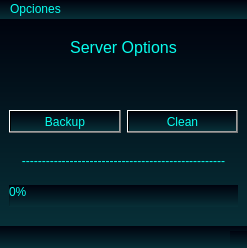
<?xml version="1.0" encoding="UTF-8"?>
<ui version="4.0">
 <class>MainWindow</class>
 <widget class="QMainWindow" name="MainWindow">
  <property name="geometry">
   <rect>
    <x>0</x>
    <y>0</y>
    <width>247</width>
    <height>248</height>
   </rect>
  </property>
  <property name="windowTitle">
   <string>MainWindow</string>
  </property>
  <property name="styleSheet">
   <string notr="true">background-color: qlineargradient(spread:pad, x1:0, y1:0, x2:0, y2:1, stop:0 rgba(0, 3, 14, 255), stop:1 rgba(7, 47, 55, 255));
border-top-color: rgb(46, 255, 23);
color: rgb(8, 255, 239);</string>
  </property>
  <widget class="QWidget" name="centralwidget">
   <layout class="QVBoxLayout" name="verticalLayout">
    <item>
     <spacer name="verticalSpacer_2">
      <property name="orientation">
       <enum>Qt::Vertical</enum>
      </property>
      <property name="sizeType">
       <enum>QSizePolicy::Fixed</enum>
      </property>
      <property name="sizeHint" stdset="0">
       <size>
        <width>20</width>
        <height>10</height>
       </size>
      </property>
     </spacer>
    </item>
    <item>
     <widget class="QLabel" name="lbl_title">
      <property name="font">
       <font>
        <pointsize>12</pointsize>
       </font>
      </property>
      <property name="autoFillBackground">
       <bool>false</bool>
      </property>
      <property name="styleSheet">
       <string notr="true">background-color: rgba(255, 255, 255, 0);</string>
      </property>
      <property name="text">
       <string>Server Options</string>
      </property>
      <property name="textFormat">
       <enum>Qt::PlainText</enum>
      </property>
      <property name="alignment">
       <set>Qt::AlignCenter</set>
      </property>
     </widget>
    </item>
    <item>
     <spacer name="verticalSpacer_4">
      <property name="orientation">
       <enum>Qt::Vertical</enum>
      </property>
      <property name="sizeHint" stdset="0">
       <size>
        <width>20</width>
        <height>40</height>
       </size>
      </property>
     </spacer>
    </item>
    <item>
     <layout class="QHBoxLayout" name="horizontalLayout">
      <item>
       <widget class="QPushButton" name="btn_backup">
        <property name="text">
         <string>Backup</string>
        </property>
       </widget>
      </item>
      <item>
       <widget class="QPushButton" name="btn_clean">
        <property name="text">
         <string>Clean</string>
        </property>
       </widget>
      </item>
     </layout>
    </item>
    <item>
     <spacer name="verticalSpacer_3">
      <property name="orientation">
       <enum>Qt::Vertical</enum>
      </property>
      <property name="sizeType">
       <enum>QSizePolicy::Fixed</enum>
      </property>
      <property name="sizeHint" stdset="0">
       <size>
        <width>20</width>
        <height>15</height>
       </size>
      </property>
     </spacer>
    </item>
    <item>
     <widget class="QLabel" name="lbl_feedback">
      <property name="styleSheet">
       <string notr="true">background-color: rgba(255, 255, 255, 0);</string>
      </property>
      <property name="text">
       <string>---------------------------------------------------</string>
      </property>
      <property name="alignment">
       <set>Qt::AlignCenter</set>
      </property>
     </widget>
    </item>
    <item>
     <spacer name="verticalSpacer_5">
      <property name="orientation">
       <enum>Qt::Vertical</enum>
      </property>
      <property name="sizeType">
       <enum>QSizePolicy::Fixed</enum>
      </property>
      <property name="sizeHint" stdset="0">
       <size>
        <width>20</width>
        <height>11</height>
       </size>
      </property>
     </spacer>
    </item>
    <item>
     <widget class="QProgressBar" name="proBar_Progress">
      <property name="enabled">
       <bool>false</bool>
      </property>
      <property name="value">
       <number>0</number>
      </property>
      <property name="textVisible">
       <bool>true</bool>
      </property>
      <property name="invertedAppearance">
       <bool>false</bool>
      </property>
     </widget>
    </item>
    <item>
     <spacer name="verticalSpacer">
      <property name="orientation">
       <enum>Qt::Vertical</enum>
      </property>
      <property name="sizeType">
       <enum>QSizePolicy::Fixed</enum>
      </property>
      <property name="sizeHint" stdset="0">
       <size>
        <width>20</width>
        <height>10</height>
       </size>
      </property>
     </spacer>
    </item>
   </layout>
  </widget>
  <widget class="QMenuBar" name="menubar">
   <property name="geometry">
    <rect>
     <x>0</x>
     <y>0</y>
     <width>247</width>
     <height>21</height>
    </rect>
   </property>
   <widget class="QMenu" name="menuOpciones">
    <property name="title">
     <string>Opciones</string>
    </property>
    <addaction name="actionAuto_backup_settings"/>
    <addaction name="separator"/>
    <addaction name="actionLog"/>
   </widget>
   <addaction name="menuOpciones"/>
  </widget>
  <widget class="QStatusBar" name="statusbar"/>
  <action name="actionAuto_backup_settings">
   <property name="text">
    <string>Auto_backup settings</string>
   </property>
  </action>
  <action name="actionLog">
   <property name="text">
    <string>Log</string>
   </property>
  </action>
 </widget>
 <resources/>
 <connections/>
</ui>
